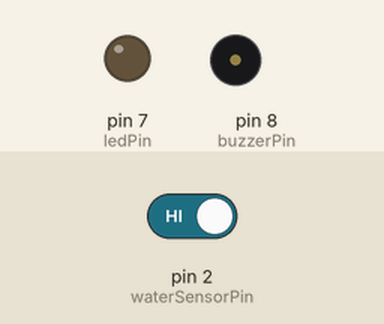
This sketch was run on a simulated Arduino Uno, built with avr-gcc and run on an emulated ATmega328P. Shown: output pins drawn as LEDs (lit = HIGH), buzzer (waves = sounding, pin HIGH). The inputs (shaded band) are chosen by the test bench; at power-on: pin 2 (waterSensorPin) HIGH. What the sketch prints to the serial monitor is not drawn.

Above: at 1.8 s.
1.9 s: pin 2 (waterSensorPin) driven LOW
At 3.2 s:
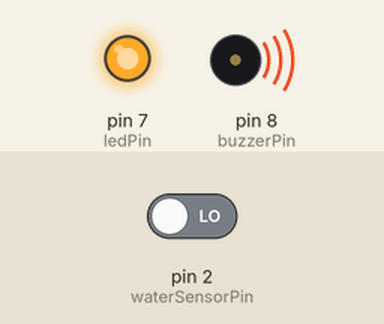
3.5 s: pin 2 (waterSensorPin) driven HIGH
At 4.3 s:
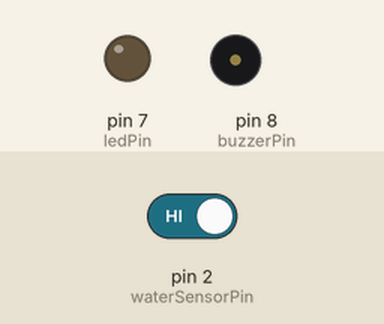
Timing chart, 0 to 6.5 s (numbered marks = the images above; inputs shaded):
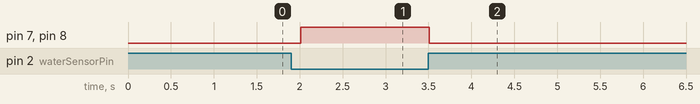

Measured:
- after the input at 1.9 s, pin 7 (ledPin), pin 8 (buzzerPin): LOW → HIGH after 0.11 s
- after the input at 3.5 s, pin 7 (ledPin), pin 8 (buzzerPin): HIGH → LOW at once

The sketch:

Water_Sensor_V1_5.ino
```cpp
/*
 * Datei:        Water_Sensor_V1_5.ino
 * Version:      1.5
 * Datum:        2026-03-09
 * Autor:        trtSmartHome
 * Beschreibung: Arduino Sketch zur Wasserstandserkennung.
 *               Bei erkanntem Wasser leuchtet eine LED und ein Buzzer ertönt.
 *               Der Status wird über den seriellen Monitor ausgegeben.
 *
 * Pinbelegung:
 *   D2 – Wassersensor Signalausgang (OUT)
 *   D7 – LED (Status-Anzeige)
 *   D8 – Buzzer (Alarm)
 */

// ---- Pin-Definitionen ----
const int waterSensorPin = 2;  // Digitaler Eingang: Wassersensor Signal
const int ledPin         = 7;  // Digitaler Ausgang: LED
const int buzzerPin      = 8;  // Digitaler Ausgang: Buzzer

// ---- Setup ----
void setup() {
  // Serielle Kommunikation starten (Baudrate 9600)
  Serial.begin(9600);

  // Pins konfigurieren
  pinMode(waterSensorPin, INPUT);   // Wassersensor als Eingang
  pinMode(ledPin,         OUTPUT);  // LED als Ausgang
  pinMode(buzzerPin,      OUTPUT);  // Buzzer als Ausgang

  Serial.println("trtSmartHome – Wasserstandssensor V1.5 gestartet.");
}

// ---- Hauptschleife ----
void loop() {
  // Sensorwert auslesen
  int sensorWert = digitalRead(waterSensorPin);

  /*
   * Hinweis: Viele Wassersensoren melden LOW, wenn Wasser erkannt wird.
   * Sollte das Verhalten umgekehrt sein, ersetze LOW durch HIGH (und umgekehrt).
   */
  if (sensorWert == LOW) {
    // Wasser erkannt: LED und Buzzer einschalten
    digitalWrite(ledPin,    HIGH);
    digitalWrite(buzzerPin, HIGH);
    Serial.println("Wasser erkannt!");
  } else {
    // Kein Wasser: LED und Buzzer ausschalten
    digitalWrite(ledPin,    LOW);
    digitalWrite(buzzerPin, LOW);
    Serial.println("Kein Wasser erkannt.");
  }

  // Wartezeit vor dem nächsten Messdurchgang
  delay(500);
}
```
